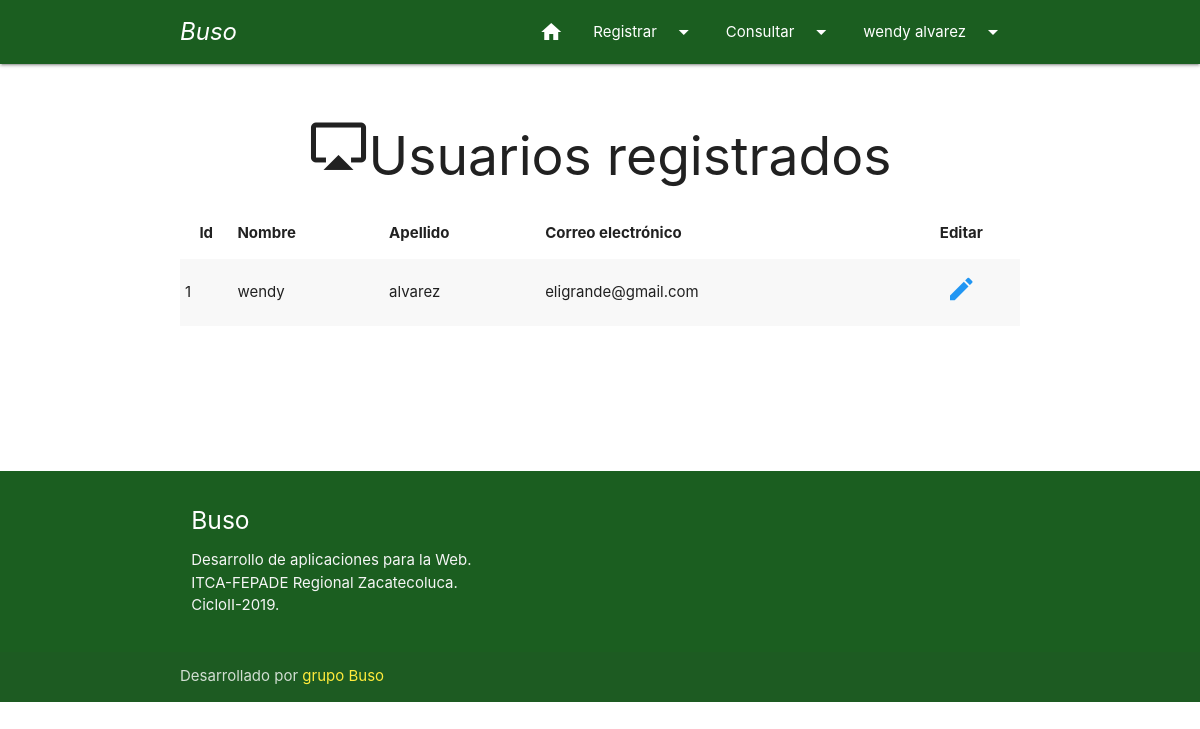
Page /web/WebTerminal/index.php?c=Usuario&a=Consultar (signed in) on the committed database.
### tables this page shows
CREATE TABLE `usuario` (
  `idusuario` int(11) NOT NULL,
  `nombre` varchar(50) NOT NULL,
  `apellido` varchar(50) NOT NULL,
  `email` varchar(150) NOT NULL,
  `clave` varchar(300) NOT NULL
);

### web/WebTerminal/controller/usuario.controller.php (called while the page is built, shortened)
<?php
require_once 'model/Usuario.php';
class UsuarioController{
    public function __CONSTRUCT(){
        $this->model = new Usuario();
    }
    public function Consultar(){
        require_once 'view/include/cabecera_usuario.php';
        require_once 'view/mostrar_usuario.php';
        require_once 'view/include/pie.php';
    }
}

### web/WebTerminal/model/Conexion.php (called while the page is built)
<?php
	class Conexion
	{
	    public static function Conectar()
	    {
	        $pdo = new PDO('mysql:host=localhost;dbname=mybuso;charset=utf8', 'root', '');
	        $pdo->setAttribute(PDO::ATTR_ERRMODE, PDO::ERRMODE_EXCEPTION);
	        return $pdo;
	    }
	}
?>

### web/WebTerminal/model/Usuario.php (called while the page is built, shortened)
<?php
class Usuario
{
	private $pdo;
	public function __CONSTRUCT()
	{
		try
		{
			$this->pdo = Conexion::Conectar();
		}
        catch (Throwable $t)
        {
			die($t->getMessage());
        }
		catch(Exception $e)
		{
			die($e->getMessage());
		}
	}
	public function ListarUsuario()
	{
		try
		{
			$stm = $this->pdo->prepare("SELECT* FROM usuario");
			$stm->execute();
			return $stm->fetchAll(PDO::FETCH_OBJ);
		}
        catch (Throwable $t)
        {
			die($t->getMessage());
        }
		catch(Exception $e)
		{
			die($e->getMessage());
		}
	}
}

### web/WebTerminal/view/mostrar_usuario.php (the view)
<div class="container">
    <div class="section">
      <div class="row">
        <div class="col s12">
            <h2 class="center grey-text text-darken-4"><i class="medium material-icons">airplay</i>Usuarios registrados</h2>
        </div>
             <div class="row">
              <table class="striped">
                <thead>
                <tr>
                          <th class="center">Id</th>
                          <th>Nombre</th>
                          <th>Apellido</th>
                          <th>Correo electrónico</th>
                          <th class="center">Editar</th>
                      </tr>
                </thead>
                <tbody>
                <?php foreach($this->model->ListarUsuario() as $r): ?>
                      <tr>
                          <td><?php echo $r->idusuario; ?></td>
                          <td><?php echo $r->nombre; ?></td>
                          <td><?php echo $r->apellido; ?></td>
                          <td><?php echo $r->email; ?></td>
                          <td class="center">
                              <a href="?c=Usuario&a=Update&id=<?php echo $r->idusuario; ?>" title="Editar Registro" ><i class="small material-icons blue-text">edit</i></a>
                          </td>
                      </tr>
                  <?php endforeach; ?>
                  </tbody>
                </table>
              </div>
      </div>
    </div>
    <br><br><br><br>
  </div>

### rows in the picture
usuario: idusuario "1", nombre "wendy", apellido "alvarez", email "eligrande@gmail.com"

### other values in the picture
$_SESSION["nombre"] "wendy"
$_SESSION["apellido"] "alvarez"
